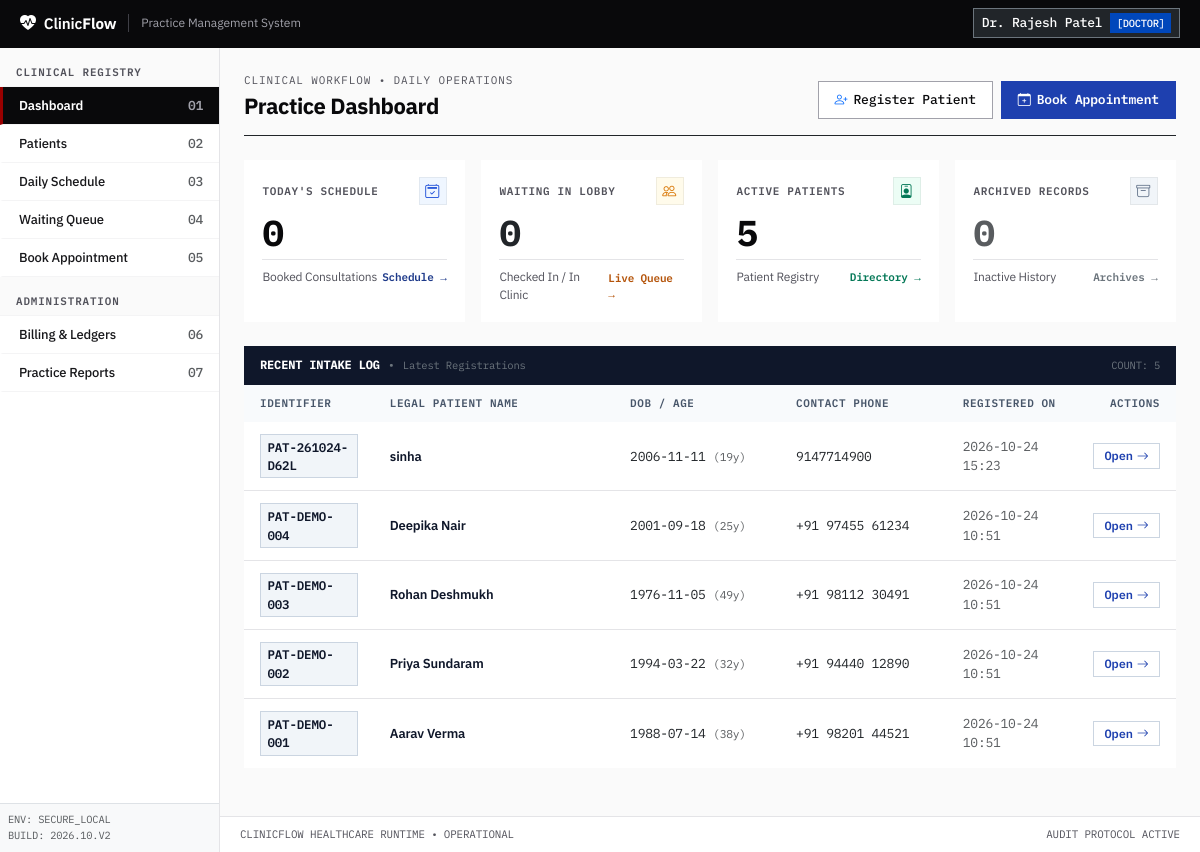
/dashboard (signed in), run on the app's committed database.
### app/models/user.py (models this page shows, shortened)
class User(UserMixin, db.Model):
    __tablename__ = 'users'
    id = db.Column(db.Integer, primary_key=True)
    name = db.Column(db.String(100), nullable=False)
    email = db.Column(db.String(120), unique=True, nullable=False, index=True)
    password_hash = db.Column(db.String(256), nullable=False)
    role = db.Column(db.String(30), nullable=False, default=Role.RECEPTIONIST)
    is_active = db.Column(db.Boolean, default=True, nullable=False)
    created_at = db.Column(db.DateTime, default=lambda: datetime.now(timezone.utc), nullable=False)
    def is_admin(self) -> bool:
        return self.role == Role.ADMIN

### app/models/patient.py (models this page shows, shortened)
class Patient(db.Model):
    __tablename__ = 'patients'
    id = db.Column(db.Integer, primary_key=True)
    patient_code = db.Column(db.String(32), unique=True, nullable=False, index=True)
    full_name = db.Column(db.String(120), nullable=False, index=True)
    date_of_birth = db.Column(db.Date, nullable=False)
    phone = db.Column(db.String(25), nullable=False, index=True)
    address = db.Column(db.Text, nullable=False)
    emergency_contact = db.Column(db.String(120), nullable=False)
    is_archived = db.Column(db.Boolean, default=False, nullable=False, index=True)
    archive_reason = db.Column(db.String(255), nullable=True)
    created_at = db.Column(db.DateTime, default=lambda: datetime.now(timezone.utc), nullable=False)
    updated_at = db.Column(
        db.DateTime,
        default=lambda: datetime.now(timezone.utc),
        onupdate=lambda: datetime.now(timezone.utc),
        nullable=False
    )
    @property
    def age(self):
        if not self.date_of_birth:
            return None
        today = datetime.now().date()
        born = self.date_of_birth
        return today.year - born.year - ((today.month, today.day) < (born.month, born.day))

### app/routes/main.py (the view)
@bp.route('/dashboard')
@staff_required
def dashboard():
    today = datetime.now().date()
    start_dt = datetime.combine(today, datetime.min.time())
    end_dt = datetime.combine(today, datetime.max.time())
    total_active_patients = Patient.query.filter_by(is_archived=False).count()
    total_archived_patients = Patient.query.filter_by(is_archived=True).count()
    recent_patients = Patient.query.filter_by(is_archived=False).order_by(Patient.created_at.desc()).limit(5).all()
    today_appointments = Appointment.query.filter(
        Appointment.scheduled_time >= start_dt,
        Appointment.scheduled_time <= end_dt
    ).count()
    waiting_queue_count = Appointment.query.filter(
        Appointment.scheduled_time >= start_dt,
        Appointment.scheduled_time <= end_dt,
        Appointment.status.in_([AppointmentStatus.CHECKED_IN, AppointmentStatus.IN_CONSULTATION])
    ).count()
    user_count = User.query.filter_by(is_active=True).count() if current_user.is_admin() else None
    return render_template(
        'main/dashboard.html',
        total_active_patients=total_active_patients,
        total_archived_patients=total_archived_patients,
        recent_patients=recent_patients,
        today_appointments=today_appointments,
        waiting_queue_count=waiting_queue_count,
        user_count=user_count
    )

### app/templates/main/dashboard.html (shortened to what this page needs)
{% extends "base.html" %}
{% block content %}
<div class="d-flex flex-wrap justify-content-between align-items-end border-bottom border-dark pb-3 mb-4 gap-3">
    <div>
        <div class="dashboard-header-eyebrow">Clinical Workflow &bull; Daily Operations</div>
        <h1 class="dashboard-header-title">Practice Dashboard</h1>
    </div>
    <div class="d-flex gap-2">
        <a href="{{ url_for('patients.register') }}" class="btn-action-secondary" title="Register a new patient into the clinic registry">
            <i class="bi bi-person-plus text-primary"></i> Register Patient
        </a>
        <a href="{{ url_for('appointments.book') }}" class="btn-action-primary" title="Book an appointment for an existing patient">
            <i class="bi bi-calendar-plus"></i> Book Appointment
        </a>
    </div>
</div>
<div class="row g-3 mb-4">
    <div class="col-sm-6 col-xl-3">
        <a href="{{ url_for('appointments.index') }}" class="metric-card-link metric-card-schedule" aria-label="Today's Appointments: {{ today_appointments }}">
            <div class="metric-card-eyebrow">
                <span>Today's Schedule</span>
                <span class="metric-icon-badge">
                    <i class="bi bi-calendar2-check"></i>
                </span>
            </div>
            <div class="metric-card-value">{{ today_appointments }}</div>
            <div class="metric-card-status">
                <span>Booked Consultations</span>
                <span class="action-arrow">Schedule &rarr;</span>
            </div>
        </a>
    </div>
    <div class="col-sm-6 col-xl-3">
        <a href="{{ url_for('appointments.queue') }}" class="metric-card-link metric-card-queue" aria-label="Waiting In Lobby: {{ waiting_queue_count }}">
            <div class="metric-card-eyebrow">
                <span>Waiting In Lobby</span>
                <span class="metric-icon-badge">
                    <i class="bi bi-people"></i>
                </span>
            </div>
            <div class="metric-card-value text-dark">{{ waiting_queue_count }}</div>
            <div class="metric-card-status">
                <span>Checked In / In Clinic</span>
                <span class="action-arrow" style="color: #b45309;">Live Queue &rarr;</span>
            </div>
        </a>
    </div>
    <div class="col-sm-6 col-xl-3">
        <a href="{{ url_for('patients.index') }}" class="metric-card-link metric-card-patients" aria-label="Active Clinical Patients: {{ total_active_patients }}">
            <div class="metric-card-eyebrow">
                <span>Active Patients</span>
                <span class="metric-icon-badge">
                    <i class="bi bi-person-badge"></i>
                </span>
            </div>
            <div class="metric-card-value">{{ total_active_patients }}</div>
            <div class="metric-card-status">
                <span>Patient Registry</span>
                <span class="action-arrow" style="color: #047857;">Directory &rarr;</span>
            </div>
        </a>
    </div>
    <div class="col-sm-6 col-xl-3">
        <a href="{{ url_for('patients.index', archived='1') }}" class="metric-card-link metric-card-archive" aria-label="Archived Records: {{ total_archived_patients }}">
            <div class="metric-card-eyebrow">
                <span>Archived Records</span>
                <span class="metric-icon-badge">
                    <i class="bi bi-archive"></i>
                </span>
            </div>
            <div class="metric-card-value text-muted">{{ total_archived_patients }}</div>
            <div class="metric-card-status">
                <span>Inactive History</span>
                <span class="action-arrow text-secondary">Archives &rarr;</span>
            </div>
        </a>
    </div>
</div>
<div class="intake-table-container mb-4">
    <div class="intake-table-header">
        <div class="d-flex align-items-center gap-2">
            <span class="fw-bold">RECENT INTAKE LOG</span>
            <span class="text-secondary">&bull;</span>
            <span class="text-secondary small">Latest Registrations</span>
        </div>
        <div class="text-secondary small font-mono">
            COUNT: {{ recent_patients|length }}
        </div>
    </div>
    <div class="table-responsive">
        <table class="table intake-table mb-0 align-middle">
            <thead>
                <tr>
                    <th scope="col" style="width: 14%;">IDENTIFIER</th>
                    <th scope="col" style="width: 26%;">LEGAL PATIENT NAME</th>
                    <th scope="col" style="width: 18%;">DOB / AGE</th>
                    <th scope="col" style="width: 18%;">CONTACT PHONE</th>
                    <th scope="col" style="width: 14%;">REGISTERED ON</th>
                    <th scope="col" style="width: 10%;" class="text-end">ACTIONS</th>
                </tr>
            </thead>
            <tbody>
                {% for patient in recent_patients %}
                <tr>
                    <td>
                        <span class="patient-code-tag">{{ patient.patient_code }}</span>
                    </td>
                    <td>
                        <a href="{{ url_for('patients.detail', patient_id=patient.id) }}" class="patient-name-link" title="Open chart for {{ patient.full_name }}">
                            {{ patient.full_name }}
                        </a>
                    </td>
                    <td class="font-mono text-dark">
                        {{ patient.date_of_birth.strftime('%Y-%m-%d') }}
                        <span class="text-muted small">({{ patient.age }}y)</span>
                    </td>
                    <td class="font-mono text-dark">
                        {{ patient.phone }}
                    </td>
                    <td class="font-mono text-muted small">
                        {{ patient.created_at.strftime('%Y-%m-%d %H:%M') }}
                    </td>
                    <td class="text-end">
                        <a href="{{ url_for('patients.detail', patient_id=patient.id) }}" class="btn-table-action" title="Open patient record">
                            <span>Open</span> <i class="bi bi-arrow-right"></i>
                        </a>
                    </td>
                </tr>
                {% else %}
                <tr>
                    <td colspan="6" class="text-center py-5 font-mono text-muted">
                        No recent patient records found in registry.
                    </td>
                </tr>
                {% endfor %}
            </tbody>
        </table>
    </div>
</div>
{% endblock %}

### app/templates/base.html (shortened to what this page needs)
<!DOCTYPE html>
<html lang="en">
<head>
    <link href="https://cdn.jsdelivr.net/npm/bootstrap@5.3.3/dist/css/bootstrap.min.css" rel="stylesheet">
    <link href="https://cdn.jsdelivr.net/npm/bootstrap-icons@1.11.3/font/bootstrap-icons.min.css" rel="stylesheet">
</head>
<body>
    <header class="cf-masthead">
        <div class="d-flex align-items-center">
            <a class="cf-brand" href="{{ url_for('main.dashboard') }}">
                <i class="bi bi-heart-pulse-fill text-white fs-6"></i>
                <span>Clinic<strong class="text-white">Flow</strong></span>
            </a>
            <span class="cf-meta-tag d-none d-md-inline-block">Practice Management System</span>
        </div>
        <div>
            {% if current_user.is_authenticated %}
            <div class="dropdown">
                <button class="btn btn-sm btn-dark border border-secondary text-white font-mono py-1 px-2 d-flex align-items-center" type="button" id="userMenuButton" data-bs-toggle="dropdown" aria-expanded="false">
                    <span class="me-2">{{ current_user.name }}</span>
                    <span class="badge-role-{{ current_user.role }}">[{{ current_user.role|upper }}]</span>
                </button>
            </div>
            {% else %}
            <a href="{{ url_for('auth.login') }}" class="btn btn-sm btn-outline-light font-mono">
                [AUTH LOGIN]
            </a>
            {% endif %}
        </div>
    </header>
    <div class="cf-shell">
        {% if current_user.is_authenticated %}
        <nav class="cf-sidebar" id="sidebarNav">
            <div>
                <div class="cf-nav-section-label">CLINICAL REGISTRY</div>
                <a class="cf-nav-item {% if request.endpoint == 'main.dashboard' %}active{% endif %}" href="{{ url_for('main.dashboard') }}">
                    <span>Dashboard</span>
                    <span class="font-mono text-muted">01</span>
                </a>
                <a class="cf-nav-item {% if request.endpoint and 'patients' in request.endpoint %}active{% endif %}" href="{{ url_for('patients.index') }}">
                    <span>Patients</span>
                    <span class="font-mono text-muted">02</span>
                </a>
                <a class="cf-nav-item {% if request.endpoint == 'appointments.index' %}active{% endif %}" href="{{ url_for('appointments.index') }}">
                    <span>Daily Schedule</span>
                    <span class="font-mono text-muted">03</span>
                </a>
                <a class="cf-nav-item {% if request.endpoint == 'appointments.queue' %}active{% endif %}" href="{{ url_for('appointments.queue') }}">
                    <span>Waiting Queue</span>
                    <span class="font-mono text-muted">04</span>
                </a>
                <a class="cf-nav-item {% if request.endpoint == 'appointments.book' %}active{% endif %}" href="{{ url_for('appointments.book') }}">
                    <span>Book Appointment</span>
                    <span class="font-mono text-muted">05</span>
                </a>
                <div class="cf-nav-section-label">ADMINISTRATION</div>
                <a class="cf-nav-item {% if request.endpoint and 'billing' in request.endpoint %}active{% endif %}" href="{{ url_for('billing.index') }}">
                    <span>Billing & Ledgers</span>
                    <span class="font-mono text-muted">06</span>
                </a>
                <a class="cf-nav-item {% if request.endpoint and 'reports' in request.endpoint %}active{% endif %}" href="{{ url_for('reports.index') }}">
                    <span>Practice Reports</span>
                    <span class="font-mono text-muted">07</span>
                </a>
            </div>
            <div class="p-2 border-top bg-light font-mono text-muted" style="font-size: 0.65rem;">
                ENV: SECURE_LOCAL<br>
                BUILD: 2026.10.V2
            </div>
        </nav>
        {% endif %}
        <div class="cf-canvas">
            <main class="cf-main">
                {% block content %}{% endblock %}
            </main>
            <footer class="cf-footer">
                <div>CLINICFLOW HEALTHCARE RUNTIME &bull; OPERATIONAL</div>
                <div>AUDIT PROTOCOL ACTIVE</div>
            </footer>
        </div>
    </div>
</body>
</html>

### data on the page
User: name "Dr. Rajesh Patel", role "DOCTOR"
Patient: patient_code "PAT-261024-D62L", full_name "sinha", date_of_birth "2006-11-11", age "19", phone "9147714900", created_at "2026-10-24 15:23"
Patient: patient_code "PAT-DEMO-004", full_name "Deepika Nair", date_of_birth "2001-09-18", age "25", phone "+91 97455 61234", created_at "2026-10-24 10:51"
Patient: patient_code "PAT-DEMO-003", full_name "Rohan Deshmukh", date_of_birth "1976-11-05", age "49", phone "+91 98112 30491", created_at "2026-10-24 10:51"
Patient: patient_code "PAT-DEMO-002", full_name "Priya Sundaram", date_of_birth "1994-03-22", age "32", phone "+91 94440 12890", created_at "2026-10-24 10:51"
Patient: patient_code "PAT-DEMO-001", full_name "Aarav Verma", date_of_birth "1988-07-14", age "38", phone "+91 98201 44521", created_at "2026-10-24 10:51"

### other printed values
{{ today_appointments }} "0"
{{ waiting_queue_count }} "0"
{{ total_active_patients }} "5"
{{ total_archived_patients }} "0"
{{ recent_patients|length }} "5"
